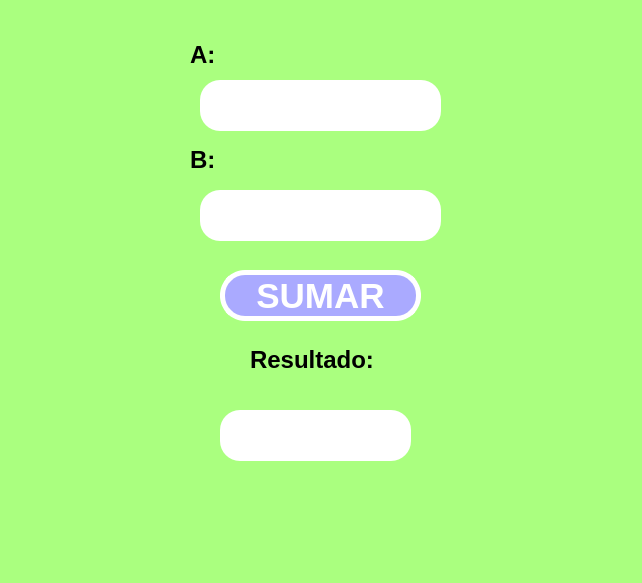
<?xml version="1.0" encoding="UTF-8"?>
<ui version="4.0">
 <class>MainWindow</class>
 <widget class="QMainWindow" name="MainWindow">
  <property name="geometry">
   <rect>
    <x>0</x>
    <y>0</y>
    <width>642</width>
    <height>583</height>
   </rect>
  </property>
  <property name="font">
   <font>
    <pointsize>17</pointsize>
   </font>
  </property>
  <property name="windowTitle">
   <string>MainWindow</string>
  </property>
  <property name="styleSheet">
   <string notr="true">background-color: rgb(170, 255, 127);</string>
  </property>
  <widget class="QWidget" name="centralwidget">
   <widget class="QPushButton" name="btn_sumar">
    <property name="geometry">
     <rect>
      <x>220</x>
      <y>270</y>
      <width>201</width>
      <height>51</height>
     </rect>
    </property>
    <property name="font">
     <font>
      <pointsize>26</pointsize>
      <weight>75</weight>
      <bold>true</bold>
     </font>
    </property>
    <property name="styleSheet">
     <string notr="true">background-color: rgb(170, 170, 255);
color: rgb(255, 255, 255);
border-radius:25px;
border: 5px solid white;</string>
    </property>
    <property name="text">
     <string>SUMAR</string>
    </property>
   </widget>
   <widget class="QLineEdit" name="txt_A">
    <property name="geometry">
     <rect>
      <x>200</x>
      <y>80</y>
      <width>241</width>
      <height>51</height>
     </rect>
    </property>
    <property name="font">
     <font>
      <pointsize>25</pointsize>
      <weight>75</weight>
      <bold>true</bold>
     </font>
    </property>
    <property name="styleSheet">
     <string notr="true">border-radius:20px;
background-color: rgb(255, 255, 255);</string>
    </property>
    <property name="text">
     <string/>
    </property>
    <property name="alignment">
     <set>Qt::AlignCenter</set>
    </property>
   </widget>
   <widget class="QLabel" name="label">
    <property name="geometry">
     <rect>
      <x>190</x>
      <y>40</y>
      <width>131</width>
      <height>31</height>
     </rect>
    </property>
    <property name="text">
     <string>&lt;html&gt;&lt;head/&gt;&lt;body&gt;&lt;p&gt;&lt;span style=&quot; font-size:18pt; font-weight:700;&quot;&gt;A:&lt;/span&gt;&lt;/p&gt;&lt;/body&gt;&lt;/html&gt;</string>
    </property>
   </widget>
   <widget class="QLabel" name="label_2">
    <property name="geometry">
     <rect>
      <x>190</x>
      <y>140</y>
      <width>131</width>
      <height>41</height>
     </rect>
    </property>
    <property name="text">
     <string>&lt;html&gt;&lt;head/&gt;&lt;body&gt;&lt;p&gt;&lt;span style=&quot; font-size:18pt; font-weight:700;&quot;&gt;B:&lt;/span&gt;&lt;/p&gt;&lt;/body&gt;&lt;/html&gt;</string>
    </property>
   </widget>
   <widget class="QLineEdit" name="txt_B">
    <property name="geometry">
     <rect>
      <x>200</x>
      <y>190</y>
      <width>241</width>
      <height>51</height>
     </rect>
    </property>
    <property name="font">
     <font>
      <pointsize>25</pointsize>
      <weight>75</weight>
      <bold>true</bold>
     </font>
    </property>
    <property name="styleSheet">
     <string notr="true">border-radius:20px;
background-color: rgb(255, 255, 255);</string>
    </property>
    <property name="text">
     <string/>
    </property>
    <property name="alignment">
     <set>Qt::AlignCenter</set>
    </property>
   </widget>
   <widget class="QLineEdit" name="txt_resultado">
    <property name="geometry">
     <rect>
      <x>220</x>
      <y>410</y>
      <width>191</width>
      <height>51</height>
     </rect>
    </property>
    <property name="font">
     <font>
      <pointsize>25</pointsize>
      <weight>75</weight>
      <bold>true</bold>
     </font>
    </property>
    <property name="styleSheet">
     <string notr="true">border-radius:20px;
background-color: rgb(255, 255, 255);</string>
    </property>
    <property name="text">
     <string/>
    </property>
    <property name="alignment">
     <set>Qt::AlignCenter</set>
    </property>
   </widget>
   <widget class="QLabel" name="label_3">
    <property name="geometry">
     <rect>
      <x>250</x>
      <y>340</y>
      <width>151</width>
      <height>41</height>
     </rect>
    </property>
    <property name="text">
     <string>&lt;html&gt;&lt;head/&gt;&lt;body&gt;&lt;p&gt;&lt;span style=&quot; font-size:18pt; font-weight:700;&quot;&gt;Resultado:&lt;/span&gt;&lt;/p&gt;&lt;/body&gt;&lt;/html&gt;</string>
    </property>
   </widget>
  </widget>
  <widget class="QMenuBar" name="menubar">
   <property name="geometry">
    <rect>
     <x>0</x>
     <y>0</y>
     <width>642</width>
     <height>26</height>
    </rect>
   </property>
  </widget>
  <widget class="QStatusBar" name="statusbar"/>
 </widget>
 <resources/>
 <connections/>
</ui>
